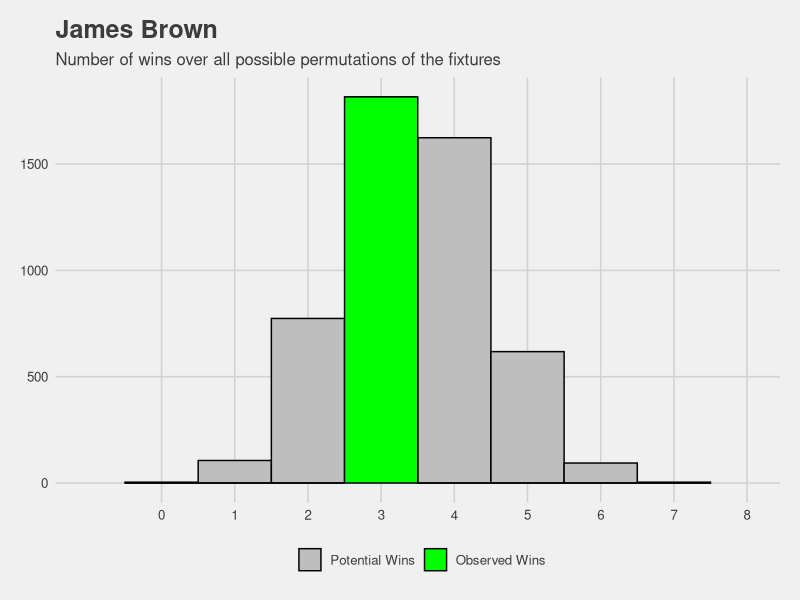
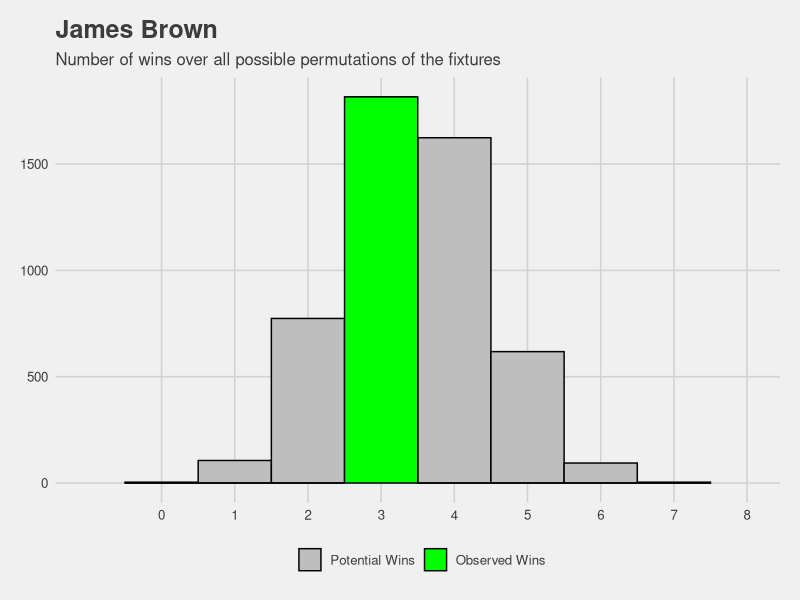

These charts were generated, in order, by the following R code:
##%######################################################%##
#                                                          #
####                Get list of team IDs                ####
#                                                          #
##%######################################################%##

# 1 = Mara
# 2 = Paul
# 3 = Baron
# 4 = Bish
# 5 = Kirch
# 6 = Brown
# 7 = Pansini
# 8 = Rossi

##%######################################################%##
#                                                          #
####     Get all permutations of potential fixtures     ####
#                                                          #
##%######################################################%##

library(tidyverse)
library(ggthemes)
library(pracma)
all_fixtures <- data.frame(perms(c(1,2,3,4,5,7,8)))

##%######################################################%##
#                                                          #
####           Rename and add rounds 8 to 11            ####
#                                                          #
##%######################################################%##

all_fixtures <-
  all_fixtures %>%
  transmute("Round 1" = X1,
            "Round 2" = X2,
            "Round 3" = X3,
            "Round 4" = X4,
            "Round 5" = X5,
            "Round 6" = X6,
            "Round 7" = X7,
            "Round 8" = X1,
            "Round 9" = X2,
            "Round 10" = X3,
            "Round 11" = X4,
            "Total Wins" = 0)

##%######################################################%##
#                                                          #
####  Mutate to get scores by opponent for each round   ####
#                                                          #
##%######################################################%##

all_fixtures <-
all_fixtures %>%
  mutate(`Round 1` =
           case_when(
             `Round 1` == 8 ~ 1521,  # Rossi
             `Round 1` == 7 ~ 1502,  # Pansini
             `Round 1` == 6 ~ 1441,  # Brown
             `Round 1` == 5 ~ 1411,  # Kirch
             `Round 1` == 4 ~ 1381,  # Bish
             `Round 1` == 3 ~ 1500,  # Baron
             `Round 1` == 2 ~ 1550,  # Paul
             `Round 1` == 1 ~ 1583), # Mara
         
         `Round 2` =
           case_when(
             `Round 2` == 8 ~ 1586,  # Rossi
             `Round 2` == 7 ~ 1549,  # Pansini
             `Round 2` == 6 ~ 1582,  # Brown
             `Round 2` == 5 ~ 1493,  # Kirch
             `Round 2` == 4 ~ 1424,  # Bish
             `Round 2` == 3 ~ 1540,  # Baron
             `Round 2` == 2 ~ 1689,  # Paul
             `Round 2` == 1 ~ 1564), # Mara
         
         `Round 3` =
           case_when(
             `Round 3` == 8 ~ 1562,  # Rossi
             `Round 3` == 7 ~ 1523,  # Pansini
             `Round 3` == 6 ~ 1562,  # Brown
             `Round 3` == 5 ~ 1482,  # Kirch
             `Round 3` == 4 ~ 1477,  # Bish
             `Round 3` == 3 ~ 1518,  # Baron
             `Round 3` == 2 ~ 1601,  # Paul
             `Round 3` == 1 ~ 1500), # Mara
         
         `Round 4` =
           case_when(
             `Round 4` == 8 ~ 1532,  # Rossi
             `Round 4` == 7 ~ 1362,  # Pansini
             `Round 4` == 6 ~ 1577,  # Brown
             `Round 4` == 5 ~ 1597,  # Kirch
             `Round 4` == 4 ~ 1344,  # Bish
             `Round 4` == 3 ~ 1475,  # Baron
             `Round 4` == 2 ~ 1635,  # Paul
             `Round 4` == 1 ~ 1684), # Mara
         
         `Round 5` =
           case_when(
             `Round 5` == 8 ~ 1590,  # Rossi
             `Round 5` == 7 ~ 1524,  # Pansini
             `Round 5` == 6 ~ 1528,  # Brown
             `Round 5` == 5 ~ 1379,  # Kirch
             `Round 5` == 4 ~ 1530,  # Bish
             `Round 5` == 3 ~ 1546,  # Baron
             `Round 5` == 2 ~ 1574,  # Paul
             `Round 5` == 1 ~ 1635), # Mara
         
         `Round 6` =
           case_when(
             `Round 6` == 8 ~ 1577,  # Rossi
             `Round 6` == 7 ~ 1668,  # Pansini
             `Round 6` == 6 ~ 1480,  # Brown
             `Round 6` == 5 ~ 1500,  # Kirch
             `Round 6` == 4 ~ 1464,  # Bish
             `Round 6` == 3 ~ 1784,  # Baron
             `Round 6` == 2 ~ 1787,  # Paul
             `Round 6` == 1 ~ 1543), # Mara
         
         `Round 7` =
           case_when(
             `Round 7` == 8 ~ 1547,  # Rossi
             `Round 7` == 7 ~ 1589,  # Pansini
             `Round 7` == 6 ~ 1528,  # Brown
             `Round 7` == 5 ~ 1243,  # Kirch
             `Round 7` == 4 ~ 1487,  # Bish
             `Round 7` == 3 ~ 1624,  # Baron
             `Round 7` == 2 ~ 1634,  # Paul
             `Round 7` == 1 ~ 1640), # Mara
         
         `Round 8` =
           case_when(
             `Round 8` == 8 ~ 1645,  # Rossi
             `Round 8` == 7 ~ 1506,  # Pansini
             `Round 8` == 6 ~ 1467,  # Brown
             `Round 8` == 5 ~ 1391,  # Kirch
             `Round 8` == 4 ~ 1675,  # Bish
             `Round 8` == 3 ~ 1694,  # Baron
             `Round 8` == 2 ~ 1511,  # Paul
             `Round 8` == 1 ~ 1551), # Mara
         
         `Round 9` =
           case_when(
             `Round 9` == 8 ~ 1535,  # Rossi
             `Round 9` == 7 ~ 1701,  # Pansini
             `Round 9` == 6 ~ 1414,  # Brown
             `Round 9` == 5 ~ 1441,  # Kirch
             `Round 9` == 4 ~ 1479,  # Bish
             `Round 9` == 3 ~ 1726,  # Baron
             `Round 9` == 2 ~ 1468,  # Paul
             `Round 9` == 1 ~ 1640), # Mara
         
         `Round 10` =
           case_when(
             `Round 10` == 8 ~ 1521,  # Rossi
             `Round 10` == 7 ~ 1489,  # Pansini
             `Round 10` == 6 ~ 1464,  # Brown
             `Round 10` == 5 ~ 1420,  # Kirch
             `Round 10` == 4 ~ 1508,  # Bish
             `Round 10` == 3 ~ 1665,  # Baron
             `Round 10` == 2 ~ 1572,  # Paul
             `Round 10` == 1 ~ 1551), # Mara
         
         `Round 11` =
           case_when(
             `Round 11` == 8 ~ 1603,  # Rossi
             `Round 11` == 7 ~ 1594,  # Pansini
             `Round 11` == 6 ~ 1522,  # Brown
             `Round 11` == 5 ~ 1422,  # Kirch
             `Round 11` == 4 ~ 1613,  # Bish
             `Round 11` == 3 ~ 1731,  # Baron
             `Round 11` == 2 ~ 1736,  # Paul
             `Round 11` == 1 ~ 1542)) # Mara
         
##%######################################################%##
#                                                          #
####      Get win or loss as Boolean true / false       ####
#                                                          #
##%######################################################%##

all_results <-
  all_fixtures %>%
  mutate(`Round 1` = ifelse(`Round 1` < 1441, TRUE, FALSE)) %>%
  mutate(`Round 2` = ifelse(`Round 2` < 1582, TRUE, FALSE)) %>%
  mutate(`Round 3` = ifelse(`Round 3` < 1562, TRUE, FALSE)) %>%
  mutate(`Round 4` = ifelse(`Round 4` < 1577, TRUE, FALSE)) %>%
  mutate(`Round 5` = ifelse(`Round 5` < 1528, TRUE, FALSE)) %>%
  mutate(`Round 6` = ifelse(`Round 6` < 1480, TRUE, FALSE)) %>%
  mutate(`Round 7` = ifelse(`Round 7` < 1528, TRUE, FALSE)) %>%
  mutate(`Round 8` = ifelse(`Round 8` < 1467, TRUE, FALSE)) %>%
  mutate(`Round 9` = ifelse(`Round 9` < 1414, TRUE, FALSE)) %>%
  mutate(`Round 10` = ifelse(`Round 10` < 1464, TRUE, FALSE)) %>%
  mutate(`Round 11` = ifelse(`Round 11` < 1522, TRUE, FALSE))

all_results$`Total Wins` <- rowSums(all_results[,1:11])

##%######################################################%##
#                                                          #
####      Get distribution of results vs observed       ####
#                                                          #
##%######################################################%##

# Table
all_results_summary <-
all_results %>%
  summarise(
    min = min(`Total Wins`),
    median = median(`Total Wins`),
    mean = mean(`Total Wins`),
    max = max(`Total Wins`))

# Plot
all_results %>%
  ggplot(mapping = aes(x = `Total Wins`, fill = `Total Wins` == 3)) +
  geom_histogram(binwidth = 1, colour = "black") +
  scale_fill_manual(values = c("grey", "green"), name = "", labels = c("Potential Wins", "Observed Wins")) +
  scale_x_continuous(limits = c(-1,8), breaks = seq(0, 8, by = 1)) +
  ggtitle("James Brown", subtitle = "Number of wins over all possible permutations of the fixtures") +
  theme_fivethirtyeight()

# Save plot to output folder
ggsave("Output/expected_vs_observed_wins_brown.png")

##%######################################################%##
#                                                          #
#### Get difference between observed and expected wins  ####
#                                                          #
##%######################################################%##

observed_vs_expected_wins_06 <-
  tibble(
    Coach = "James Brown",
    `Observed Wins` = 3,
    `Expected Wins` = all_results_summary$median)
